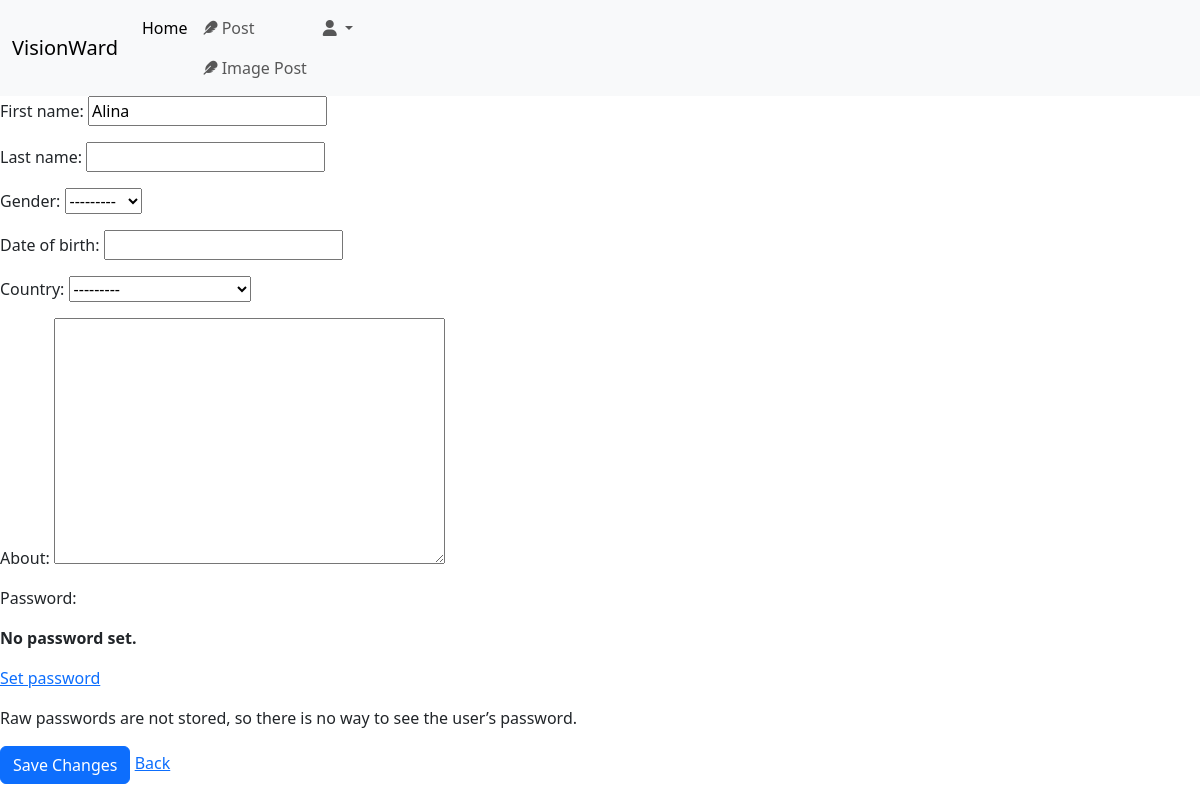
Screenshot of /user/dashboard/myprofile/ (signed in) with the database file from the repository.
### user_app/models.py (models this page shows, shortened)
class CustomUserAccountModel(AbstractUser):
	gender_option = (
		('M', 'Male'),
		('F', 'Female'),
	)
	country = models.CharField(max_length=2, choices=COUNTRY_CHOICES, null=True, blank=True)
	gender = models.CharField(max_length=1, choices=gender_option, null=True, blank=True)
	date_of_birth = models.DateField(null=True, blank=True)
	about = models.TextField(max_length=1000, null=True, blank=True)
	joined_date = models.DateTimeField(default=timezone.now)
	is_active = models.BooleanField(default=True)

### user_app/views.py (the view, shortened to what this page needs)
# urls.py: path('dashboard/myprofile/', UserProfileView.as_view(), name='user-profile'),
class UserProfileView(LoginRequiredMixin, View):
	template_name = 'user_template/user_profile.html'
	login_url = 'login'
	def get(self, request, *args, **kwargs):
		form = CustomUserProfileChangeForm(instance=request.user)
		return render(request, self.template_name, {'form': form})

### user_app/forms.py
class CustomUserProfileChangeForm(UserChangeForm):
	class Meta:
		model = CustomUserAccountModel
		fields = [
			'first_name',
			'last_name',
			'gender',
			'date_of_birth',
			'country',
			'about'
		]

### templates/user_template/user_profile.html (shortened to what this page needs)
{% extends 'home_page_template/base.html' %}{% block title %}My Profile{% endblock %}
{% block content %}
    <form method="post">
        {{ form.as_p }}
        <button type="submit" class="btn btn-primary">Save Changes</button>
        <a href="{% url 'dashboard' %}">Back</a>
    </form>
{% endblock %}

### rows the page displays
CustomUserAccountModel: first_name "Alina", gender "---------", country "---------"
